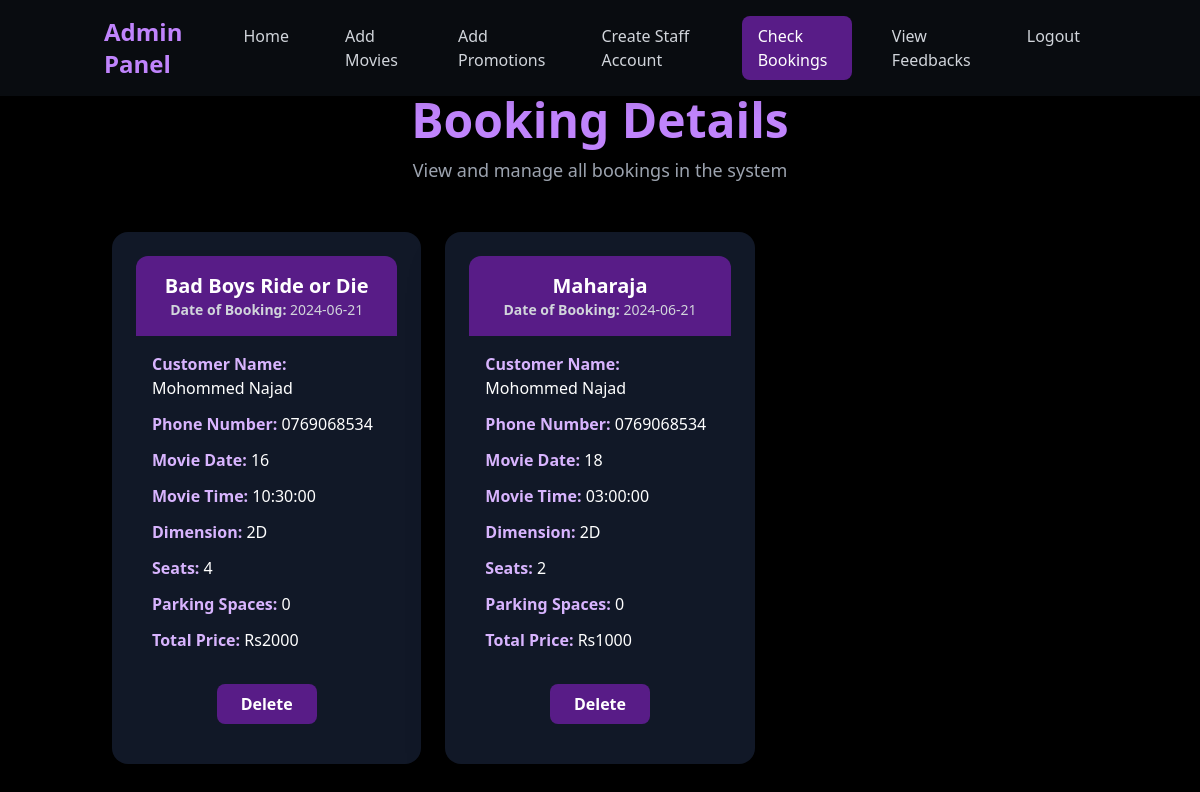
The page /CheckBookings.php on the database its author committed.
### tables this page shows
CREATE TABLE IF NOT EXISTS `booking` (
  `id` int(11) NOT NULL AUTO_INCREMENT,
  `moive_id` int(11) DEFAULT NULL,
  `date` varchar(50) DEFAULT NULL,
  `time` varchar(50) DEFAULT NULL,
  `parking_slots` int(11) DEFAULT NULL,
  `users_id` int(11) DEFAULT NULL,
  `booking_date` date DEFAULT NULL,
  PRIMARY KEY (`id`),
  KEY `FK_booking_movies` (`moive_id`),
  KEY `FK_booking_users` (`users_id`),
  CONSTRAINT `FK_booking_movies` FOREIGN KEY (`moive_id`) REFERENCES `movies` (`id`),
  CONSTRAINT `FK_booking_users` FOREIGN KEY (`users_id`) REFERENCES `users` (`id`)
);

CREATE TABLE IF NOT EXISTS `movies` (
  `id` int(11) NOT NULL AUTO_INCREMENT,
  `movieName` varchar(255) DEFAULT NULL,
  `movieImage` varchar(255) DEFAULT NULL,
  `movieDescription` text DEFAULT NULL,
  `movieLanguage` varchar(250) DEFAULT NULL,
  `showingDate` date DEFAULT NULL,
  `endingDate` date DEFAULT NULL,
  `showingTime1` varchar(50) DEFAULT NULL,
  `showingTime2` varchar(50) DEFAULT NULL,
  `showingTime3` varchar(50) DEFAULT NULL,
  `dimension` varchar(10) DEFAULT NULL,
  `genre` varchar(50) DEFAULT NULL,
  `rating` varchar(10) DEFAULT NULL,
  `trailerLink` varchar(255) DEFAULT NULL,
  `releaseDate` date DEFAULT NULL,
  `status` enum('now_showing','upcoming') NOT NULL,
  PRIMARY KEY (`id`)
);

CREATE TABLE IF NOT EXISTS `users` (
  `id` int(11) NOT NULL AUTO_INCREMENT,
  `name` varchar(255) NOT NULL,
  `email` varchar(255) NOT NULL,
  `phone_number` varchar(15) NOT NULL,
  `password` varchar(255) NOT NULL,
  `created_at` timestamp NOT NULL DEFAULT current_timestamp(),
  PRIMARY KEY (`id`)
);

### CheckBookings.php (the view, shortened to what this page needs)
<!DOCTYPE html>
<html lang="en">
<head>
    <script src="https://cdn.tailwindcss.com"></script>
</head>
<body class="bg-black text-white min-h-screen">
    <?php
        include 'navbar.php';
    ?>
    <main class="container mx-auto px-6 pt-24 pb-12">
        <header class="text-center mb-12">
            <h1 class="text-5xl font-extrabold text-purple-400 animate-pulse">Booking Details</h1>
            <p class="text-gray-400 mt-3 text-lg">View and manage all bookings in the system</p>
        </header>
        <section class="grid gap-6 md:grid-cols-2 lg:grid-cols-3">
            <?php
            $servername = "localhost";
            $username = "root";
            $password = "";
            $dbname = "savoy_cinema";
            $conn = new mysqli($servername, $username, $password, $dbname);
            $sql = "SELECT `booking`.`id`, `booking`.`booking_date`, `users`.`name`, `users`.`phone_number`, `movies`.`movieName`, `booking`.`date`, `booking`.`time`, `movies`.`dimension`, `booking`.`parking_slots` FROM `booking` INNER JOIN `users` ON `booking`.`users_id` = `users`.`id` INNER JOIN `movies` ON `booking`.`moive_id` = `movies`.`id`";
            $booking_rs = $conn->query($sql);
            if ($booking_rs->num_rows > 0) {
                $delay = 0;
                while ($booking_data = $booking_rs->fetch_assoc()) {
                    $seatcount_rs = $conn->query("SELECT COUNT(id) AS `seat_num` FROM `booking_seat` WHERE `booking_id` = '" . $booking_data["id"] . "'");
                    $seatcount_data = $seatcount_rs->fetch_assoc();
                    $totalPrice = $seatcount_data["seat_num"] * 500;
            ?>
                <div class="bg-gray-900 rounded-2xl shadow-2xl p-6 transform transition-all duration-300 hover:shadow-purple-500/50 hover:-translate-y-2 animate-slide-up" style="animation-delay: <?php echo $delay; ?>s">
                    <div class="bg-purple-900 text-white text-center p-4 rounded-t-xl">
                        <h3 class="text-xl font-bold"><?php echo $booking_data["movieName"]; ?></h3>
                        <p class="text-sm text-gray-300"><strong>Date of Booking:</strong> <?php echo $booking_data["booking_date"]; ?></p>
                    </div>
                    <div class="p-4 space-y-3">
                        <p><strong class="text-purple-300">Customer Name:</strong> <?php echo $booking_data["name"]; ?></p>
                        <p><strong class="text-purple-300">Phone Number:</strong> <?php echo $booking_data["phone_number"]; ?></p>
                        <p><strong class="text-purple-300">Movie Date:</strong> <?php echo $booking_data["date"]; ?></p>
                        <p><strong class="text-purple-300">Movie Time:</strong> <?php echo $booking_data["time"]; ?></p>
                        <p><strong class="text-purple-300">Dimension:</strong> <?php echo $booking_data["dimension"]; ?></p>
                        <p><strong class="text-purple-300">Seats:</strong> <?php echo $seatcount_data["seat_num"]; ?></p>
                        <p><strong class="text-purple-300">Parking Spaces:</strong> <?php echo $booking_data["parking_slots"]; ?></p>
                        <p><strong class="text-purple-300">Total Price:</strong> Rs<?php echo $totalPrice; ?></p>
                    </div>
                    <div class="p-4 text-center">
                        <form method="POST" action="delete_booking.php">
                            <button type="submit" class="bg-purple-900 hover:bg-purple-700 text-white font-bold py-2 px-6 rounded-lg transition duration-300 transform hover:scale-105">Delete</button>
                        </form>
                    </div>
                </div>
            <?php
                    $delay += 0.1;
                }
            } else {
                echo "<p class='text-center text-gray-400 col-span-full'>No bookings found</p>";
            }
            ?>
        </section>
    </main>
</body>
</html>

### CheckBookings.php (style rules this page uses)
.animate-slide-up { animation: slideUp 0.5s ease-out forwards; }

### rows shown on the page
booking: moive.movieName "Bad Boys Ride or Die", booking_date "2024-06-21", users.name "Mohommed Najad", users.phone_number "0769068534", date "16", time "10:30:00", moive.dimension "2D", seat_num "4", parking_slots "0", totalPrice "2000"
booking: moive.movieName "Maharaja", booking_date "2024-06-21", users.name "Mohommed Najad", users.phone_number "0769068534", date "18", time "03:00:00", moive.dimension "2D", seat_num "2", parking_slots "0", totalPrice "1000"

### other values the page prints
$name "Home"
$name "Add Movies"
$name "Add Promotions"
$name "Create Staff Account"
$name "Check Bookings"
$name "View Feedbacks"
$name "Logout"
